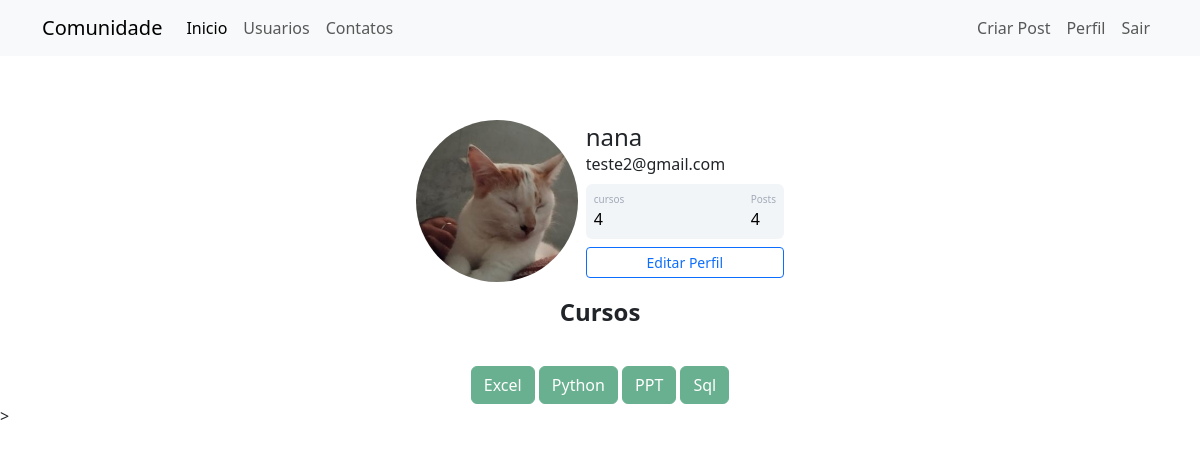
The page /Perfil (signed in) on the database its author committed.
### comunidadeimpressionadora/models.py (models this page shows, shortened)
class Usuarios(database.Model, UserMixin):
    id= database.Column( database.Integer, primary_key= True)
    username= database.Column( database.String, nullable= False)
    email= database.Column( database.String, nullable=False, unique=True)
    senha= database.Column( database.String, nullable= False, unique=True)
    foto_perfil= database.Column( database.String, default='default.jpg')
    posts= database.relationship('Post', backref='autor' ,lazy=True)
    cursos= database.Column(database.String, nullable=False, default= 'Em andamento')
    def contarpost(self):
        return len(self.posts)

### comunidadeimpressionadora/routes.py (the view)
@app.route('/Perfil', )
@login_required
def perfil():
    foto_perfil= url_for('static', filename=f'fotoperfil/{current_user.foto_perfil}')
    return render_template('perfil.html', foto_perfil=foto_perfil )

### comunidadeimpressionadora/models.py (called while the page is built)
@logim_manege.user_loader
def load_usuario(id_usuario):
    return Usuarios.query.get(int(id_usuario)) #o flas_login reconhe a Prymarykey da classe Usuaario como id_usuario que

### comunidadeimpressionadora/templates/perfil.html (shortened to what this page needs)
{% extends 'base.html' %}
{% block body %}
   <div class="container mt-5 d-flex justify-content-center">
            <div class="card p-3">
                <div class="d-flex align-items-center">
                    <div class="image pe-2"><img src="{{ foto_perfil }}" alt="Foto de perfil" class="img-fluid perfil-img"></div>
                    <div class="ml-3 w-100">
                       <h4 class="mb-0 mt-0">{{current_user.username}}</h4>
                        <span>{{current_user.email}}</span>
                         <div class="p-2 mt-2 bg-primary d-flex justify-content-between rounded text-white stats">
                             <div class="d-flex flex-column">
                                <span class="articles">cursos</span>
                                 {% if current_user.cursos.count(';') > 0 %}
                                    <span class="number1">{{current_user.cursos.count(';') + 1 }}</span>
                                 {% else %}
                                    <span class="number1">0</span>
                                 {% endif %}
                             </div>
                             <div class="d-flex flex-column">
                                <span class="followers">Posts</span>
                                <span class="number2">{{current_user.contarpost()}}</span>
                             </div>
                         </div>
                        <div class="button mt-2 d-flex flex-row align-items-center">
                            <a href=" {{ url_for('editar_perfil') }} " class="w-100">
                                <button class="btn btn-sm btn-outline-primary w-100">Editar Perfil</button>
                            </a>
                        </div>
                     </div>
                </div>
            </div>
   </div>
<div class="row justify-content-center">
    <div class="col col-4" style="text-align: center">
        <h4><strong> Cursos</strong></h4><br>
        {% for curso in current_user.cursos.split(';') %}
           <button type="button" class="btn btn-success mt-2" disabled> <div> {{ curso }}<br></div></button>
        {% endfor %}
    </div>
</div>>
{% endblock %}

### comunidadeimpressionadora/static/main.css (style rules this page uses)
.perfil-img { object-fit: cover; border-radius: 50%; }
.card { width: 400px; border: none; border-radius: 10px; background-color: #fff; }
.stats { background: #f2f5f8 !important; color: #000 !important; }
.articles { font-size:10px; color: #a1aab9; }
.number1 { font-weight:500; }
.followers { font-size:10px; color: #a1aab9; }
.number2 { font-weight:500; }

### rows shown on the page
Usuarios: username "nana", email "teste2@gmail.com", cursos "4"

### other values the page prints
{{ current_user.contarpost() }} "4"
{{ curso }} "Excel" "Python" "PPT" "Sql"
